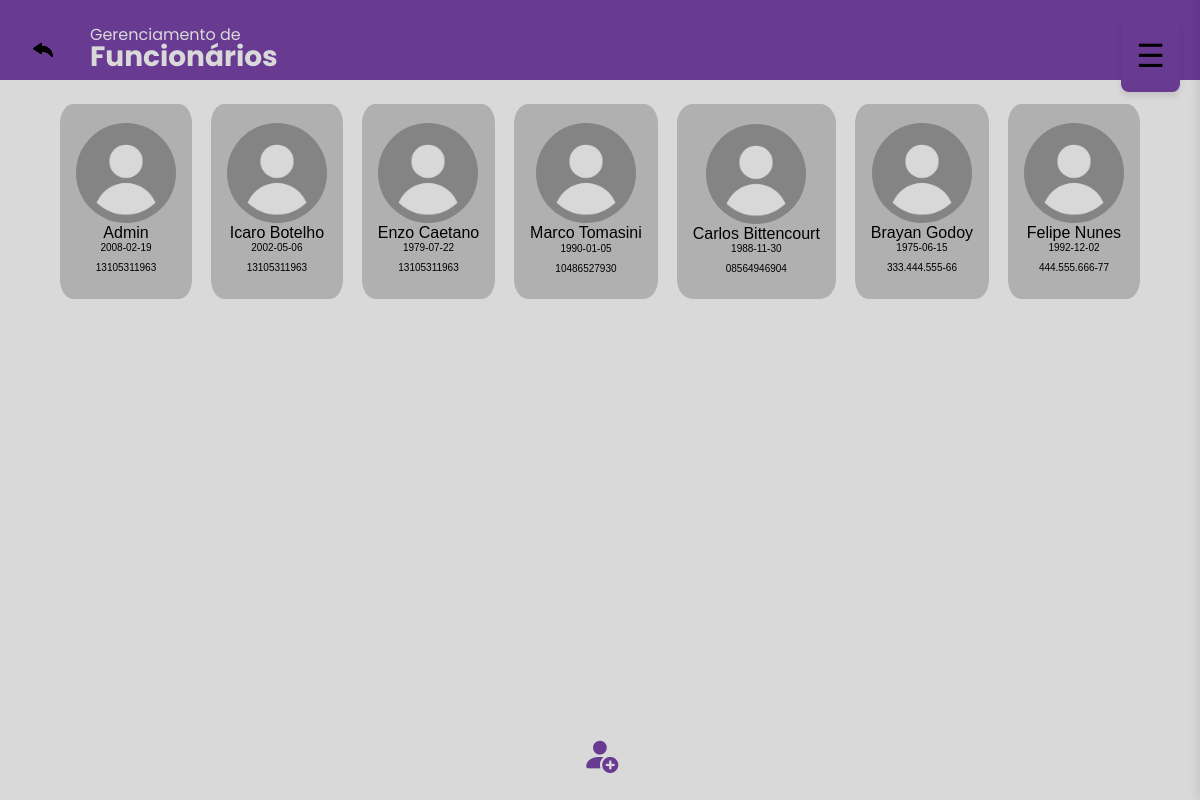
/public/funcionarios.php, run on the app's committed database.
### tables this page shows
CREATE TABLE usuario (
    id_usuario INT AUTO_INCREMENT PRIMARY KEY,
    nome VARCHAR(100) NOT NULL,
    email VARCHAR(100) UNIQUE,
    senha VARCHAR(255) NOT NULL,
    perfil ENUM('Controlador', 'Engenheiro', 'Planejador', 'Maquinista', 'Gerente') NOT NULL,
    CPF VARCHAR(14) NOT NULL,
    data_nascimento DATE NOT NULL,
    endereco VARCHAR(255) NOT NULL,
    contato VARCHAR(12) NOT NULL,
    imagem_usuario VARCHAR(255) DEFAULT 'default.png'
);

### public/funcionarios.php (the view, shortened to what this page needs)
<?php
include 'db.php';
$sql = "SELECT id_usuario,imagem_usuario,nome,data_nascimento,cpf FROM usuario";
$resultFuncionario = $conn->query($sql);
$funcionarios = $resultFuncionario->fetchAll(PDO::FETCH_ASSOC);
?>
<!DOCTYPE html>
<html lang="en">
<head>
    <link href="https://cdn.jsdelivr.net/npm/bootstrap@5.3.8/dist/css/bootstrap.min.css" rel="stylesheet">
    <link rel="stylesheet" href="https://cdn.jsdelivr.net/npm/bootstrap-icons@1.13.1/font/bootstrap-icons.min.css">
    <link rel="stylesheet" href="../styles/style.css">
</head>
<body>
    <main>
        <div class="container-fluid">
            <div class="row navRelat d-flex align-items-center sticky-top">
                <div class="col-8 d-flex align-items-center mt-4 ms-2 welcome lh-1">
                    <button type="button" name="dashboard" class="btn me-4"><img src="../assets/icon/seta-curva-esquerda 1.png" alt="" onclick="location.href='dashboard.php'"></button>
                    <div class="d-flex flex-column">
                        <p class="mb-0">Gerenciamento de</p>
                        <p class="mb-0 fs-3 fw-bold">Funcionários</p>
                    </div>
                </div>
                <div class="col-4">
                    <?php include 'sidebar.php'; ?>
                </div>
            </div>
            <div class="row">
                <div class="col d-flex flex-wrap justify-content-between mt-4 ms-5 me-5 gap-3">
                    <?php foreach ($funcionarios as $row): ?>
                        <div class="profile">
                            <img src="../assets/img/<?php echo ($row['imagem_usuario']); ?>" alt="user-icon">
                            <h2><?php echo ($row['nome']); ?></h2>
                            <h3><?php echo ($row['data_nascimento']); ?></h3>
                            <h3><?php echo ($row['cpf']); ?></h3>
                        </div>
                    <?php endforeach; ?>
                </div>
            </div>
            <div class="row">
                <div class="col d-flex justify-content-center fixed-bottom mb-3">
                    <i class="bi bi-person-fill-add botaoAdd" onclick="location.href='create.php'"></i>
                </div>
            </div>
        </div>
    </main>
</body>
</html>

### public/sidebar.php (shortened to what this page needs)
<!DOCTYPE html>
<html lang="en">
<head>
    <link rel="stylesheet" href="../styles/style_sidebar.css">
</head>
<body>
<button class="open-sidebar-btn" onclick="openSidebar()">☰</button>
</body>
</html>

### styles/style.css (style rules this page uses)
body { background-color: #D9D9D9; font-family: 'Poppins', sans-serif; height: 100%; width: 100%; margin: 0; }
.welcome { color: #D9D9D9; }
.navRelat { background-color: #683A91; height: 10vh; }
.profile { background-color: rgb(176, 176, 176); border-radius: 10%; color: black; align-items: center; justify-content: center; text-align: center; padding: 1rem; box-sizing: border-box; }
.profile h2 { font-size: 1rem; margin: 0; padding: 0; font-family: "Montserrat", sans-serif; font-weight: 350; }
.profile h3 { font-size: 0.625rem; font-family: "Montserrat", sans-serif; font-weight: 350; }
.profile img { width: 6.25rem; height: 6.25rem; padding: 0; margin-top: 3%; object-fit: cover; border-radius: 50%; }
.botaoAdd { color: #683A91; font-size: 2.3rem; }

### styles/style_sidebar.css (style rules this page uses)
.open-sidebar-btn { position: fixed; top: 20px; right: 20px; background: #683A91; color: rgb(0, 0, 0); border: none; padding: 12px 15px; border-radius: 8px; cursor: pointer; font-size: 32px; z-index: 998; transition: background-color 0.3s; text-align: center; box-shadow: 0 4px 6px rgba(0, 0, 0, 0.1); }

### data on the page
usuario: imagem_usuario (placeholder picture), nome "Admin", data_nascimento "2008-02-19", CPF "13105311963"
usuario: imagem_usuario (placeholder picture), nome "Icaro Botelho", data_nascimento "2002-05-06", CPF "13105311963"
usuario: imagem_usuario (placeholder picture), nome "Enzo Caetano", data_nascimento "1979-07-22", CPF "13105311963"
usuario: imagem_usuario (placeholder picture), nome "Marco Tomasini", data_nascimento "1990-01-05", CPF "10486527930"
usuario: imagem_usuario (placeholder picture), nome "Carlos Bittencourt", data_nascimento "1988-11-30", CPF "08564946904"
usuario: imagem_usuario (placeholder picture), nome "Brayan Godoy", data_nascimento "1975-06-15", CPF "333.444.555-66"
usuario: imagem_usuario (placeholder picture), nome "Felipe Nunes", data_nascimento "1992-12-02", CPF "444.555.666-77"
